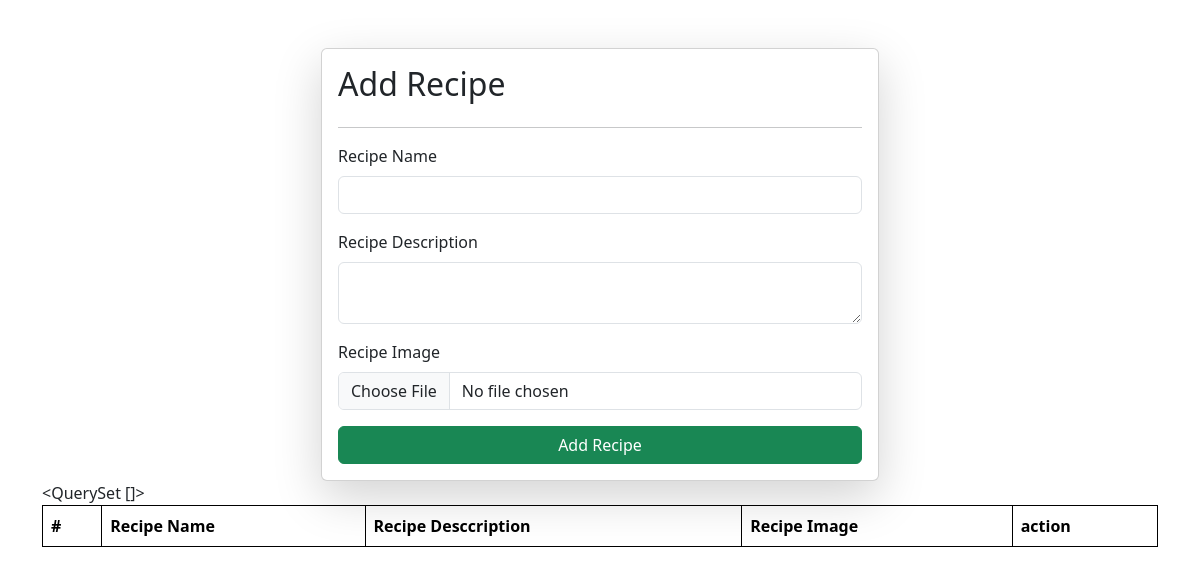
/recipe/, run on an earlier commit of the app's database.
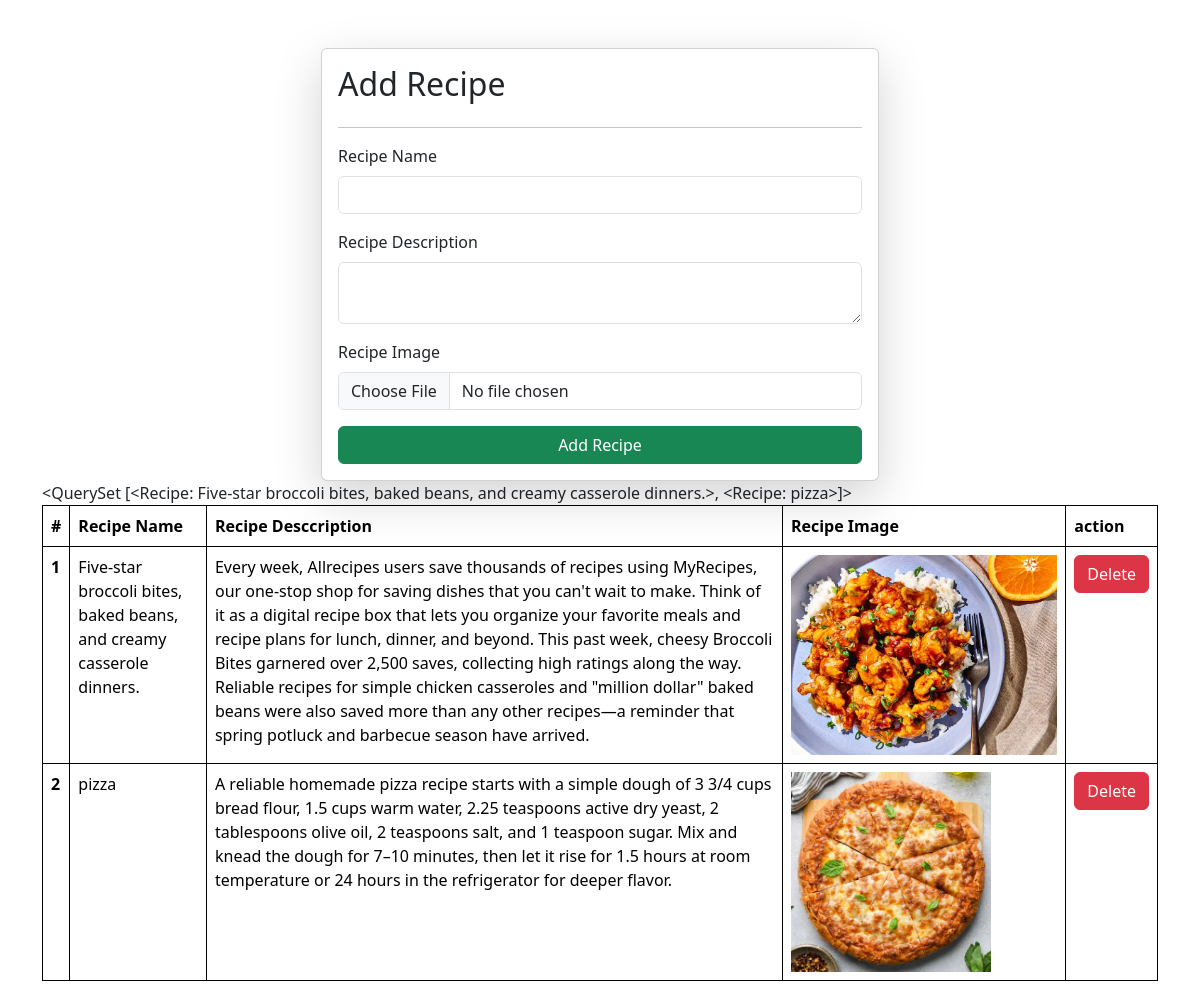
And on a later commit of the database.
### vegu/models.py (models this page shows)
class Recipe(models.Model):
    name = models.CharField(max_length = 100)
    description = models.TextField()
    recipe_image = models.ImageField(upload_to="recipie/", null = True, blank = True)
    def __str__(self):
        return self.name

### vegu/views.py (the view, shortened to what this page needs)
# urls.py: path('recipe/', recipe, name = "recipe"),
def recipe(request):
    queryset = Recipe.objects.all()
    context = {"recipe":queryset}
    return render(request, "recipe.html", context )

### first/templates/recipe.html (shortened to what this page needs)
{% extends "base.html" %}
{% block start %}
<div class="container mt-5">
    <form class="col-6 mx-auto card p-3 shadow-lg" method="post" enctype="multipart/form-data">
        <h2>Add Recipe</h2>
        <hr>
        <div class="mb-3">
            <label class="form-label">Recipe Name</label>
            <input name="name" required type="text" class="form-control">
        </div>
        <div class="mb-3">
            <label class="form-label">Recipe Description</label>
            <textarea name="description" class="form-control" required></textarea>
        </div>
        <div class="mb-3">
            <label class="form-label">Recipe Image</label>
            <input name="recipe_image" type="file" class="form-control" required>
        </div>
        <button type="submit" class="btn btn-success">Add Recipe</button>
    </form>
    {{recipe}}
    <table class="table">
  <thead>
    <tr>
      <th scope="col">#</th>
      <th scope="col">Recipe Name</th>
      <th scope="col">Recipe Desccription</th>
      <th scope="col">Recipe Image</th>
      <th scope = "col"> action</th>
    </tr>
  </thead>
  <tbody>
    {% for i in recipe %}
    <tr>
      <th scope="row">{{forloop.counter}}</th>
      <td>{{i.name}}</td>
      <td>{{i.description}} </td>
      <td>
        <img src="/media/{{i.recipe_image}}" style="height: 200px"></td>
      <td>
        <a href=" /delete_recipe/{{i.id}}" button class="btn btn-danger">Delete</button></a>
      </td>
    </tr>
    {% endfor %}
  </tbody>
</table>
</div>
{% endblock %}

### first/templates/base.html (shortened to what this page needs)
<!DOCTYPE html>
<html lang="en">
<head>
    <link href="https://cdn.jsdelivr.net/npm/bootstrap@5.3.8/dist/css/bootstrap.min.css" rel="stylesheet"
>
</head>
<body>
    {% block start %}
    {% endblock %}
</body>
</html>

### first/templates/base.html (style rules this page uses)
table, th, td { border: 1px solid black; }

What changed in the data, as far as the page shows it:
added Recipe: name.name "<QuerySet [<Recipe: Five-star broccoli bites, baked beans, and creamy casserole dinners.>, <Recipe: pizza>]>", name "Five-star broccoli bites, baked beans, and creamy casserole dinners.", description "Every week, Allrecipes users save thousands of recipes using MyRecipes, our one-stop shop for saving dishes that you can't wait to make. Think of it as a digital recipe box that lets you organize your favorite meals and recipe plans for lunch, dinner, and beyond. This past week, cheesy Broccoli Bites garnered over 2,500 saves, collecting high ratings along the way. Reliable recipes for simple chicken casseroles and \"million dollar\" baked beans were also saved more than any other recipes—a reminder that spring potluck and barbecue season have arrived.", recipe_image (picture)
added Recipe: name "pizza", description "A reliable homemade pizza recipe starts with a simple dough of 3 3/4 cups bread flour, 1.5 cups warm water, 2.25 teaspoons active dry yeast, 2 tablespoons olive oil, 2 teaspoons salt, and 1 teaspoon sugar. Mix and knead the dough for 7–10 minutes, then let it rise for 1.5 hours at room temperature or 24 hours in the refrigerator for deeper flavor.", recipe_image (picture)
Also different on the page:
{{ recipe }}: "<QuerySet []>" → (not shown)
